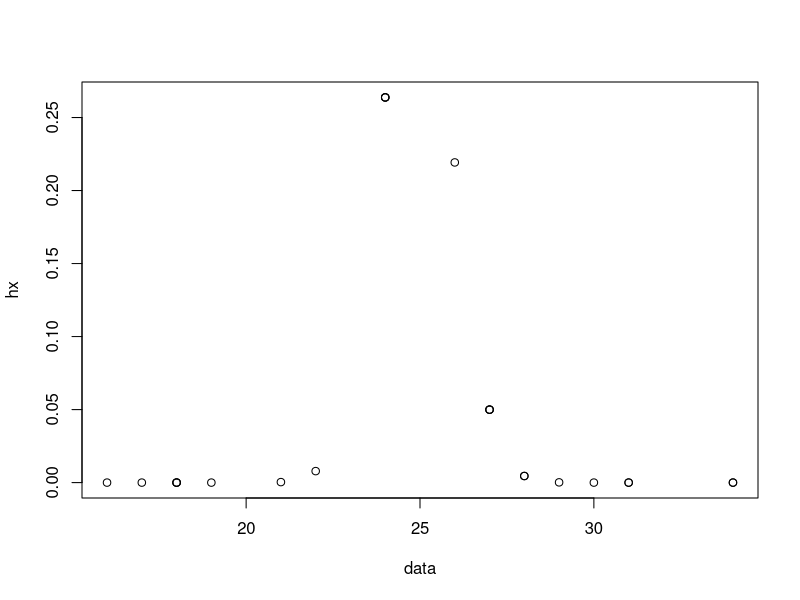

Generate this figure with R:


data <- c(31, 29, 19, 18, 31, 28, 34, 27, 34, 30, 16, 18,
          26, 27, 27, 18, 24, 22, 28, 24, 21, 17, 24)

normal_data <- rnorm(length(data), mean(data), sqrt(mean(data)/length(data)))

require(graphics)
dnorm(length(data), mean(data), sqrt(mean(data)/length(data)))

hx <- dnorm(data, mean = 24.9, sd = 1.04)


plot(data, hx, type = "p")


data = c()